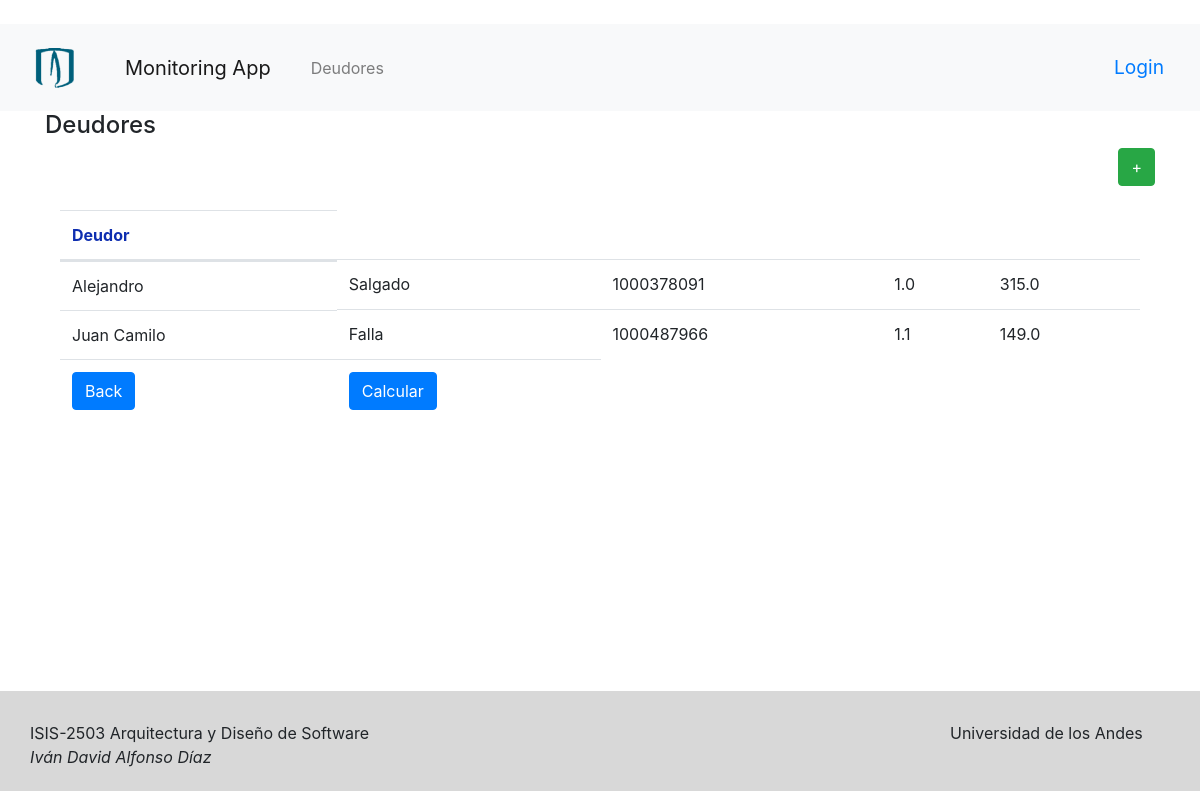
The app's page /deudores/, older data.
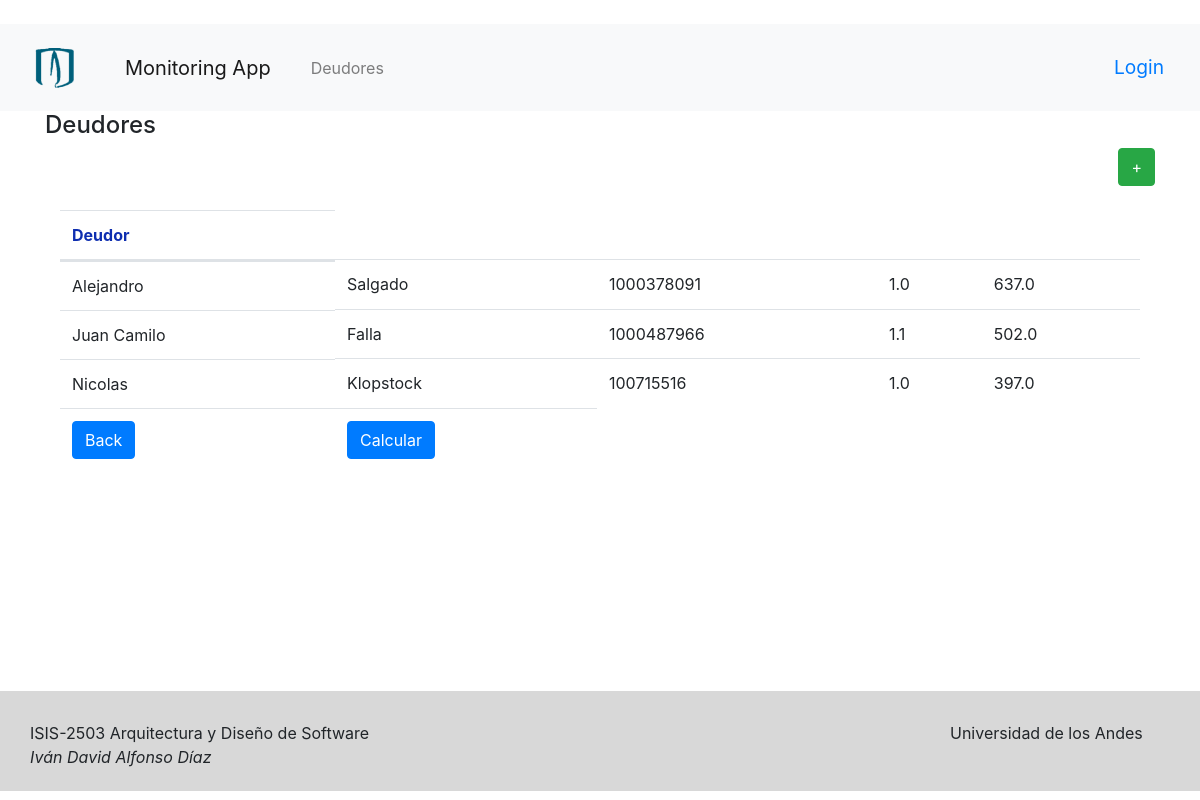
The same page, newer data.
### deudores/models.py (models this page shows, shortened)
class Deudor(models.Model):
    nombre = models.CharField(max_length=50)
    apellido = models.CharField(max_length=50)
    cedula = models.CharField(max_length=50)
    telefono = models.CharField(max_length=50)
    direccion = models.CharField(max_length=50)
    email = models.CharField(max_length=50)
    version = models.FloatField()
    creditscore = models.FloatField(default=None, null=True)

### deudores/views.py (the view)
# urls.py: path('deudores/', views.DeudorList, name='deudores'),
def DeudorList(request):
    deudores = get_deudores()
    context = { 'deudores': deudores}
    return render(request, 'deudor/deudores.html', context)

### deudores/logic/logic_deudores.py (called while the page is built)
def get_deudores ():
    queryset = Deudor.objects.all()
    return queryset

### deudores/templates/deudor/deudores.html (shortened to what this page needs)
{% extends 'bases/base.html' %}
{% block content %}
<div class="content">
    <div class="">
        <div class="page-header-title">
            <h4 class="page-title">Deudores</h4>
            <div style="text-align:right;">
                <button type="button" class="btn btn-success waves-effect waves-light"
                        onClick=" window.location.href='/variablecreate' " style="text-align:center;">+
                </button>
            </div>
        </div>
    </div>
    <br>
    <div class="page-content-wrapper">
        <div class="container">
            <div class="panel panel-default">
                <div class="panel-body">
                    <table class="table table-hover">
                        <thead>
                        <tr style="color:#0E2EB0">
                            <th>Deudor</th>
                        </tr>
                        </thead>
                        <tbody>
                        {% for var in deudores %}
                        <tr>
                            <td class="d-flex justify-content-between">
                                {{ var.nombre }}
                            </td>
                            <td>
                                {{ var.apellido }}
                            </td>
                            <td>
                                {{ var.cedula }}
                            </td>
                            <td>
                                {{ var.version }}
                            </td>
                            <td>
                                {{ var.creditscore }}
                            </td>
                        </tr>
                        {% endfor %}
                        <tr>
                            <td>
                                <button type="button" class="btn btn-primary waves-effect waves-light"
                                onClick=" window.location.href='/' ">
                                Back
                                </button>
                            </td>
                            <td>
                                <button type="button" class="btn btn-primary waves-effect waves-light"
                                        onClick=" window.location.href='/creditscore' ">
                                    Calcular
                                </button>
                            </td>
                        </tr>
                        </tbody>
                    </table>
                </div>
            </div>
        </div>
    </div>
</div>
{% endblock %}

### monitoring/templates/bases/base.html (shortened to what this page needs)
<!DOCTYPE html>
<html>
    <head>
        <link rel="stylesheet" href="https://stackpath.bootstrapcdn.com/bootstrap/4.1.3/css/bootstrap.min.css">
    </head>
    <body>
        <br>
        <nav class="navbar navbar-expand-lg navbar-light bg-light">
            <nav class="navbar navbar-light bg-light">
                <a class="navbar-brand" href="/">
                <img src="/static/media/logo.png" width="45" height="45" alt="">
                </a>
            </nav>
          <nav class="navbar navbar-light bg-light">
              <a class="navbar-brand" href="/">
                  Monitoring App
              </a>
          </nav>
          <div class="collapse navbar-collapse" id="navbarSupportedContent">
            <ul class="navbar-nav mr-auto">
                <li class="nav-item">
                    <a class="nav-link" href="/deudores/">Deudores</a>
                </li>
            </ul>
              <form class="form-inline my-2 my-lg-0">
                {% if user.is_authenticated %}
                <ul class="nav navbar-nav navbar-right">
                    <li><a style="font-size:120%" class="nav-link">{{ user.username }}</a></li>
                    <li><a style="font-size:120%; padding-right:20px" class="nav-link" href="/logout">Log out</a></li>
                </ul>
                {% else %}
                <ul class="nav navbar-nav navbar-right">
                    <li><a style="font-size:120%; padding-right:20px" class="navbar-link" href="/login/auth0">Login</a></li>
                </ul>
                {% endif %}
              </form>
          </div>
        </nav>
        <main>
          <div class="container" style="min-height: 580px;">
          {% block content %}
          {% endblock %}
          </div>
        </main>
    </body>
        <footer style="background-color: #D8D8D8; position: relative; bottom: 0; width: 100%; height: 100px;">
            <div style="padding: 30px">
                <div style="float: left; width: 400px;" >ISIS-2503 Arquitectura y Diseño de Software</div>
                <div style="float: right; width: 220px;" >Universidad de los Andes</div>
                <br>
                <div style="float: left; width: 400px;" ><i>Iván David Alfonso Díaz</i></div>
            </div>
            <br>
        </footer>
</html>

Row changes from the older to the newer data that the page shows:
changed Deudor "Alejandro": creditscore "315.0" → "637.0"
changed Deudor "Juan Camilo": creditscore "149.0" → "502.0"
added Deudor: nombre "Nicolas", apellido "Klopstock", cedula "100715516", version "1.0", creditscore "397.0"
